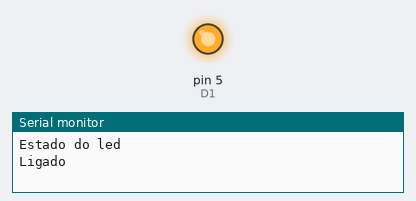
This sketch was run on a simulated Arduino Uno, built with avr-gcc and run on an emulated ATmega328P. Parts: output pins drawn as LEDs (lit = HIGH), the last lines printed to the serial monitor.

Above: at 0.7 s.
At 5.2 s:
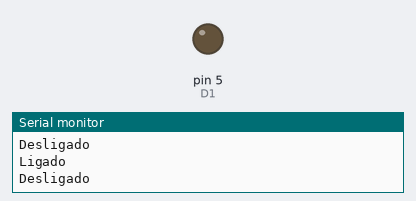
Timing chart, 0 to 6.9 s (numbered marks = the images above):
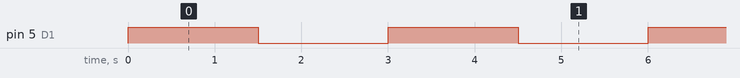

The sketch:

Ligando_e_desligando_led.ino
```cpp
int D1 = 5;
void setup() {
  pinMode(D1, OUTPUT);              //Configura o pino que queremos usar como um pino de entrada e saída
  Serial.begin(115200);             //Velocidade de transmissão de bits
  Serial.println("Estado do led");  //Retorna dados na porta do serial como ASCII
}

void loop() {
  digitalWrite(D1, HIGH);  //Liga o virtual ao real
  Serial.println("Ligado");
  delay(1500);  //Tempo em milissegundos
  digitalWrite(D1, LOW);
  Serial.println("Desligado");
  delay(1500);
}
```

Measured:
- by itself, pin 5 (D1): alternates HIGH for 1.5 s and LOW for 1.5 s
